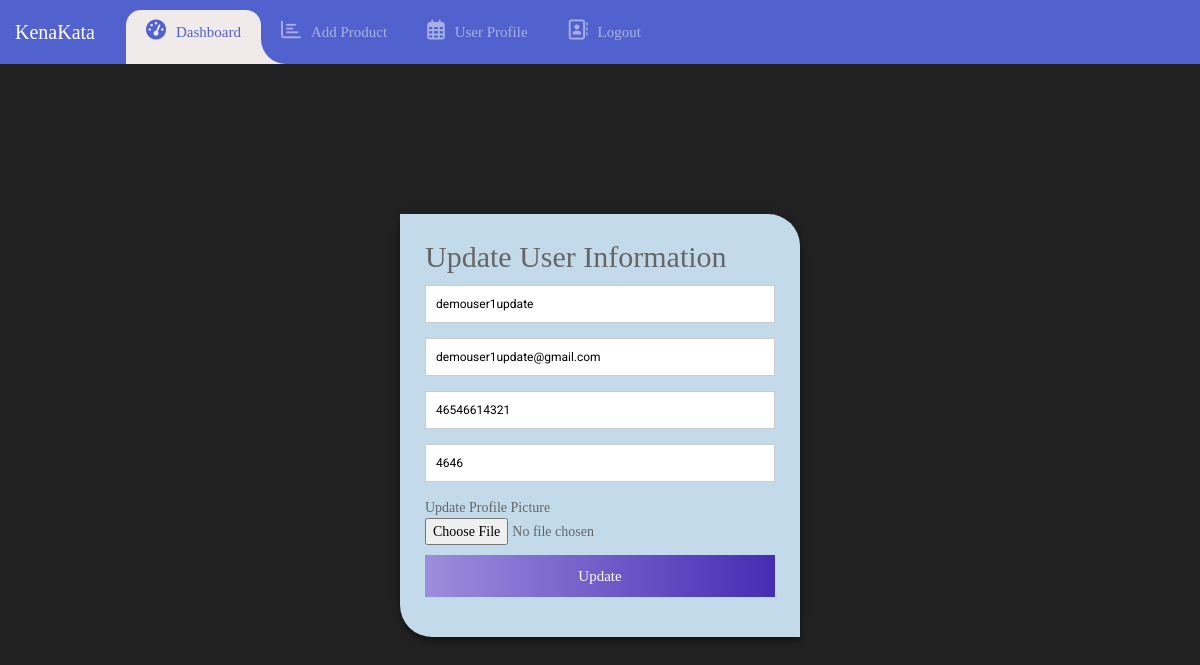
The app's page /profile-update (signed in) with its own data.
### kenakata/models.py (models this page shows, shortened)
class User(db.Model, UserMixin):
    id = db.Column(db.Integer(), primary_key=True, unique=True)
    username = db.Column(db.String(length=30), unique=True, nullable=False)
    email = db.Column(db.String(length=30), unique=True, nullable=False)
    password = db.Column(db.String(length=30), nullable=False)
    image = db.Column(db.String(length=40), nullable=True,default='default.jpg')
    mobile = db.Column(db.String(length=20),nullable=True)
    budget = db.Column(db.Integer(), nullable=True, default=1000)
    products = db.relationship('Product', backref='owned_user', lazy=True)

### kenakata/routes.py (the view)
@app.route('/profile-update',methods=['GET', 'POST'])
@login_required
def profile_update():
    form = ProfileUpdateForm()
    if form.validate_on_submit():
        if form.image.data:
            image_file = save_picture(form.image.data)
            current_user.image = image_file
        current_user.username = form.username.data
        current_user.email = form.email.data
        current_user.mobile = form.mobile.data
        current_user.budget = form.budget.data
        db.session.commit()
        flash('Profiel update successfully', 'success')
        return redirect(url_for('user_profile'))
    elif request.method == 'GET':
        form.username.data = current_user.username
        form.email.data = current_user.email
        if current_user.mobile:
            form.mobile.data = current_user.mobile
        if current_user.budget:
            form.budget.data = current_user.budget
        form.image.data = url_for('static', filename='profile_images/' + current_user.image)
    return render_template("profile-update.html", form=form, title='Profile Update')

### kenakata/forms.py (shortened to what this page needs)
class ProfileUpdateForm(FlaskForm):
    username = StringField(label='Username', validators=[Length(min=2,max=30), DataRequired()])
    email = StringField(label='Email Address',validators=[Email(), DataRequired()])
    image = FileField('Update Profile Picture', validators=[FileAllowed(['jpg', 'png', 'jpeg'])])
    mobile = StringField(label='Mobile Number', validators=[Length(min=5,max=20)])
    budget = StringField(label='Budget', validators=[])
    submit = SubmitField(label='Update')

### kenakata/models.py (called while the page is built)
@login_manager.user_loader
def load_user(user_id):
    return User.query.get(user_id)

### kenakata/templates/profile-update.html (shortened to what this page needs)
{% extends "base.html" %}
{% block content %}
    <div class="product-form-container profile">
        <form id="contact" action="" method="POST" enctype="multipart/form-data" style="border-top-right-radius: 2rem;
        border-bottom-left-radius: 2rem; background:rgb(194, 218, 233)">
            <h3>Update User Information</h3>
            <fieldset>
                {{ form.username() }}
            </fieldset>
            <fieldset>
                {{ form.email() }}
            </fieldset>
            <fieldset>
                {{ form.mobile(placeholder='Mobile Number') }}
            </fieldset>
            <fieldset>
                {{ form.budget(placeholder='Budget') }}
            </fieldset>
            <fieldset>
                {{form.image.label()}}
                <br>
                {{ form.image() }}
            </fieldset>
            <fieldset>
                {{ form.submit(class='submit-button') }}
            </fieldset>
        </form>
    </div>
{% endblock %}

### kenakata/static/css/style.css (style rules this page uses)
body { font-family: "Roboto", sans-serif; }
* { margin: 0; padding: 0; }
body { background: #f1eaea; }
html { box-sizing: border-box; color: #444; font: 1rem/1.5 Lato; }
*, *:after, *:before { box-sizing: inherit; }
* { box-sizing: border-box; font-family: Montserrat; font-size: 14px; }
body { margin: 0; padding: 0; background-color: #222; color: #666; }
.product-form-container { max-width: 400px; width: 100%; margin: 0 auto; position: relative; }
#contact input[type="text"], #contact input[type="number"], #contact input[type="email"], #contact input[type="tel"], #contact input[type="url"], #contact textarea, #contact button[type="submit"] { font: 400 12px/16px "Roboto", Helvetica, Arial, sans-serif; }
#contact { background: #F9F9F9; padding: 25px; margin: 150px 0; box-shadow: 0 0 20px 0 rgba(0, 0, 0, 0.2), 0 5px 5px 0 rgba(0, 0, 0, 0.24); }
#contact h3 { display: block; font-size: 30px; font-weight: 300; margin-bottom: 10px; }
fieldset { border: medium none !important; margin: 0 0 10px; min-width: 100%; padding: 0; width: 100%; }
#contact input[type="text"], #contact input[type="email"], #contact input[type="number"], #contact input[type="tel"], #contact input[type="url"], #contact textarea { width: 100%; border: 1px solid #ccc; background: #FFF; margin: 0 0 5px; padding: 10px; }
.submit-button { cursor: pointer; width: 100%; border: none; background: linear-gradient(to right,#9d8edd,#442db4); color: #FFF; margin: 0 0 5px; padding: 10px; font-size: 15px; transition: all 0.3s; }

### records on screen
User: username "demouser1update", email "demouser1update@gmail.com", mobile "46546614321", budget "4646"
